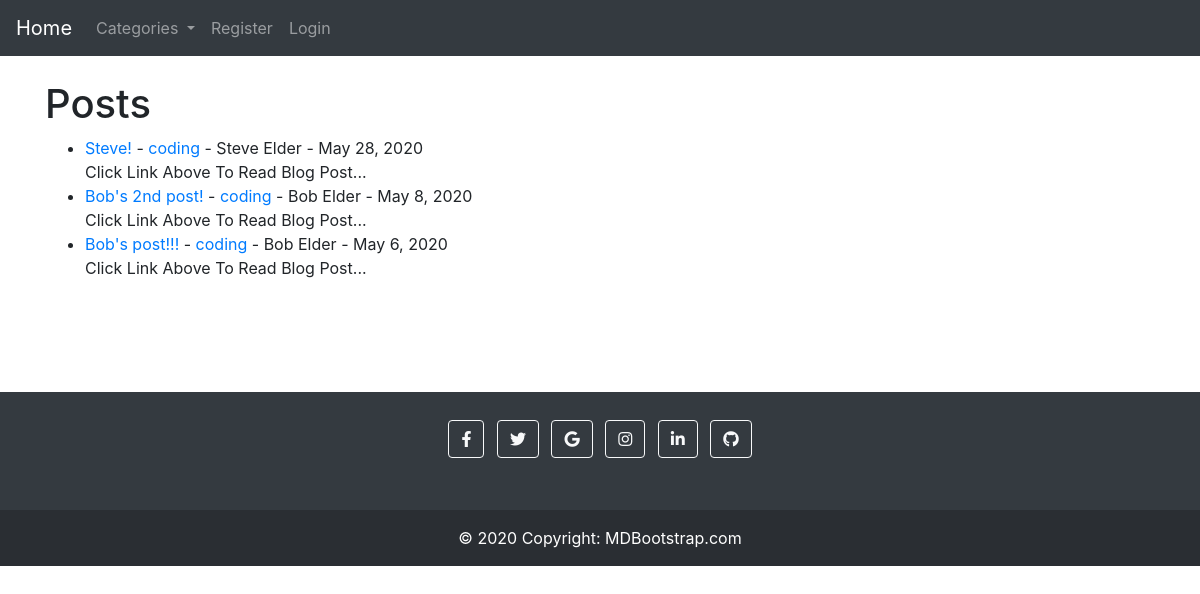
The page / on the database its author committed.
### theblog/models.py (models this page shows, shortened)
class Post(models.Model):
	title = models.CharField(max_length=255)
	header_image = models.ImageField(null=True, blank=True, upload_to="images/")
	title_tag = models.CharField(max_length=255)
	author = models.ForeignKey(User, on_delete=models.CASCADE)
	body = RichTextField(blank=True, null=True)
	post_date = models.DateField(auto_now_add=True)
	category = models.CharField(max_length=255, default='coding')
	snippet = models.CharField(max_length=255)
	likes = models.ManyToManyField(User, related_name='blog_posts')

### theblog/views.py (the view)
# urls.py: path('', HomeView.as_view(), name="home"),
class HomeView(ListView):
	model = Post
	template_name = 'home.html'
	cats = Category.objects.all()
	ordering = ['-post_date']
	def get_context_data(self, *args, **kwargs):
		cat_menu = Category.objects.all()
		context = super(HomeView, self).get_context_data(*args, **kwargs)
		context["cat_menu"] = cat_menu
		return context

### theblog/models.py (called while the page is built)
	def __str__(self):
		return self.name

### theblog/templates/home.html (shortened to what this page needs)
{% extends 'base.html' %}
{% block content %}
<h1>Posts</h1>
<ul>
{% for post in object_list %}
	<li><a href="{% url 'article-detail' post.pk %}">{{ post.title }}</a>
		- <a href="{% url 'category' post.category|slugify %}">{{ post.category }}</a>
		- {{ post.author.first_name }} {{ post.author.last_name }} -
		{{ post.post_date }}  <br/>
	{{ post.snippet }}</li>
{% endfor %}
</ul>
{% endblock %}

### theblog/templates/base.html (shortened to what this page needs)
{% load static %}
<!doctype html>
<html lang="en">
  <head>
     <link rel="stylesheet" href="https://cdnjs.cloudflare.com/ajax/libs/font-awesome/5.15.2/css/all.min.css"/>
    <link rel="stylesheet" href="https://stackpath.bootstrapcdn.com/bootstrap/4.4.1/css/bootstrap.min.css">
  </head>
  <body>
    <nav class="navbar navbar-expand-lg navbar-dark bg-dark">
  <a class="navbar-brand" href="{% url 'home' %}">Home</a>
  <div class="collapse navbar-collapse" id="navbarSupportedContent">
    <ul class="navbar-nav mr-auto">
      {% if cat_menu %}
      <li class="nav-item dropdown bg-dark">
        <a class="nav-link dropdown-toggle" href="#" id="navbarDropdown" role="button" data-toggle="dropdown" aria-haspopup="true" aria-expanded="false">
          Categories
        </a>
      </li>
      {% else %}
        <li class="nav-item">
            <a class="nav-link" href="{% url 'category-list' %}">Categories</a>
        </li>
      {% endif %}
      {% if user.is_authenticated %}
        <li class="nav-item">
          <a class="nav-link" href="{% url 'add_post' %}">Add Post</a>
        </li>
        <li class="nav-item">
          <a class="nav-link" href="{% url 'add_category' %}">Add Category</a>
        </li>
      {% else %}
        <li class="nav-item">
          <a class="nav-link" href="{% url 'register' %}">Register</a>
        </li>
        <li class="nav-item">
          <a class="nav-link" href="{% url 'login' %}">Login</a>
        </li>
      {% endif %}
    </ul>
  </div>
</nav>
    <br/>
    <div class="container">
      {% block content %}
      {% endblock %}
    </div>
    <br>
    <br>
    <br>
    <br>
    <footer class="bg-dark text-center text-white">
  <div class="container p-4 pb-0">
    <section class="mb-4">
      <a class="btn btn-outline-light btn-floating m-1" href="#!" role="button"
        ><i class="fab fa-facebook-f"></i
      ></a>
      <a class="btn btn-outline-light btn-floating m-1" href="#!" role="button"
        ><i class="fab fa-twitter"></i
      ></a>
      <a class="btn btn-outline-light btn-floating m-1" href="#!" role="button"
        ><i class="fab fa-google"></i
      ></a>
      <a class="btn btn-outline-light btn-floating m-1" href="#!" role="button"
        ><i class="fab fa-instagram"></i
      ></a>
      <a class="btn btn-outline-light btn-floating m-1" href="#!" role="button"
        ><i class="fab fa-linkedin-in"></i
      ></a>
      <a class="btn btn-outline-light btn-floating m-1" href="#!" role="button"
        ><i class="fab fa-github"></i
      ></a>
    </section>
  </div>
  <div class="text-center p-3" style="background-color: rgba(0, 0, 0, 0.2);">
    © 2020 Copyright:
    <a class="text-white" href="https://mdbootstrap.com/">MDBootstrap.com</a>
  </div>
</footer>
  </body>
</html>

### rows shown on the page
Post: title "Steve!", category "coding", author.first_name "Steve", author.last_name "Elder", post_date "May 28, 2020", snippet "Click Link Above To Read Blog Post..."
Post: title "Bob's 2nd post!", category "coding", author.first_name "Bob", author.last_name "Elder", post_date "May 8, 2020", snippet "Click Link Above To Read Blog Post..."
Post: title "Bob's post!!!", category "coding", author.first_name "Bob", author.last_name "Elder", post_date "May 6, 2020", snippet "Click Link Above To Read Blog Post..."
